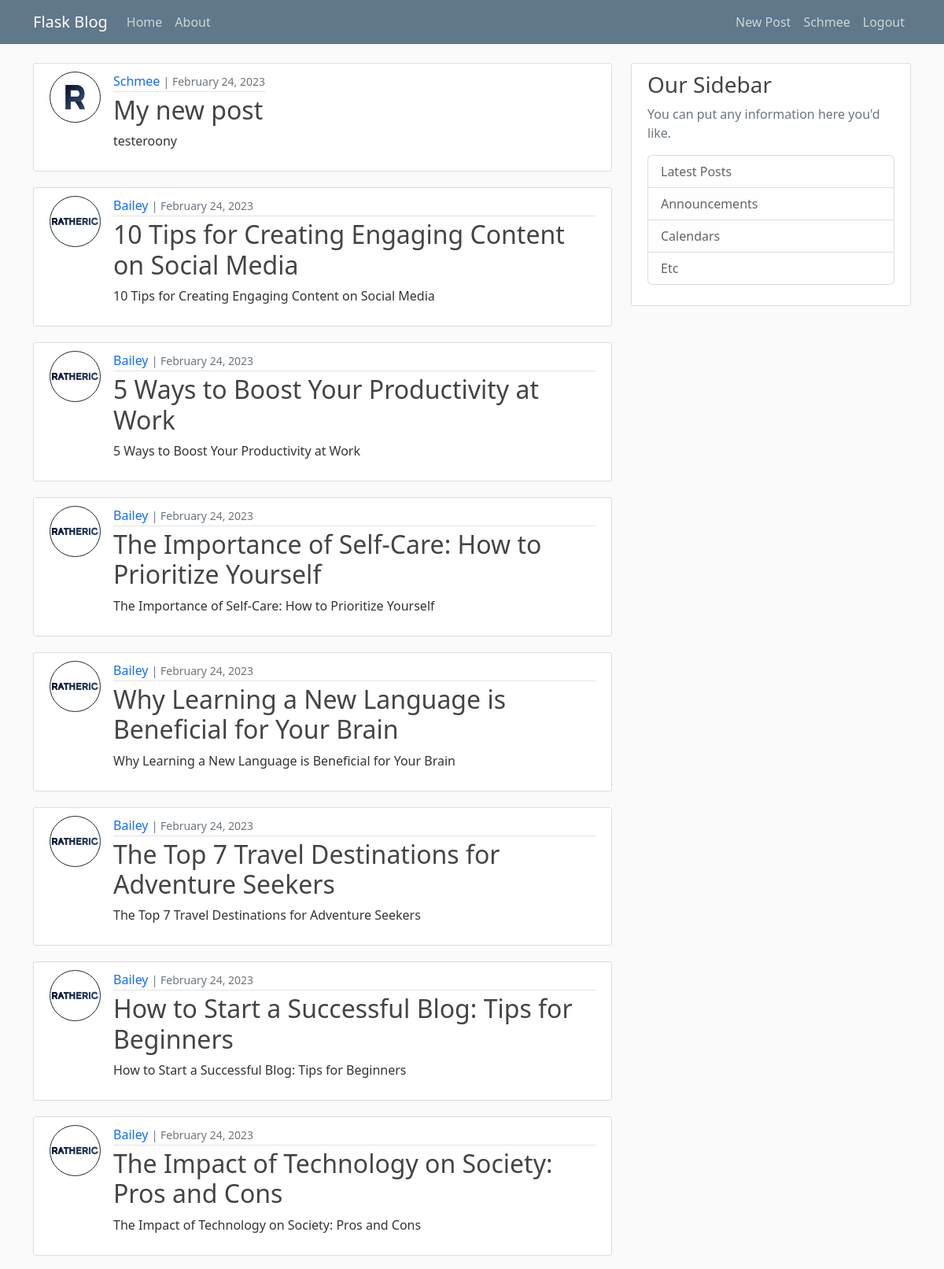
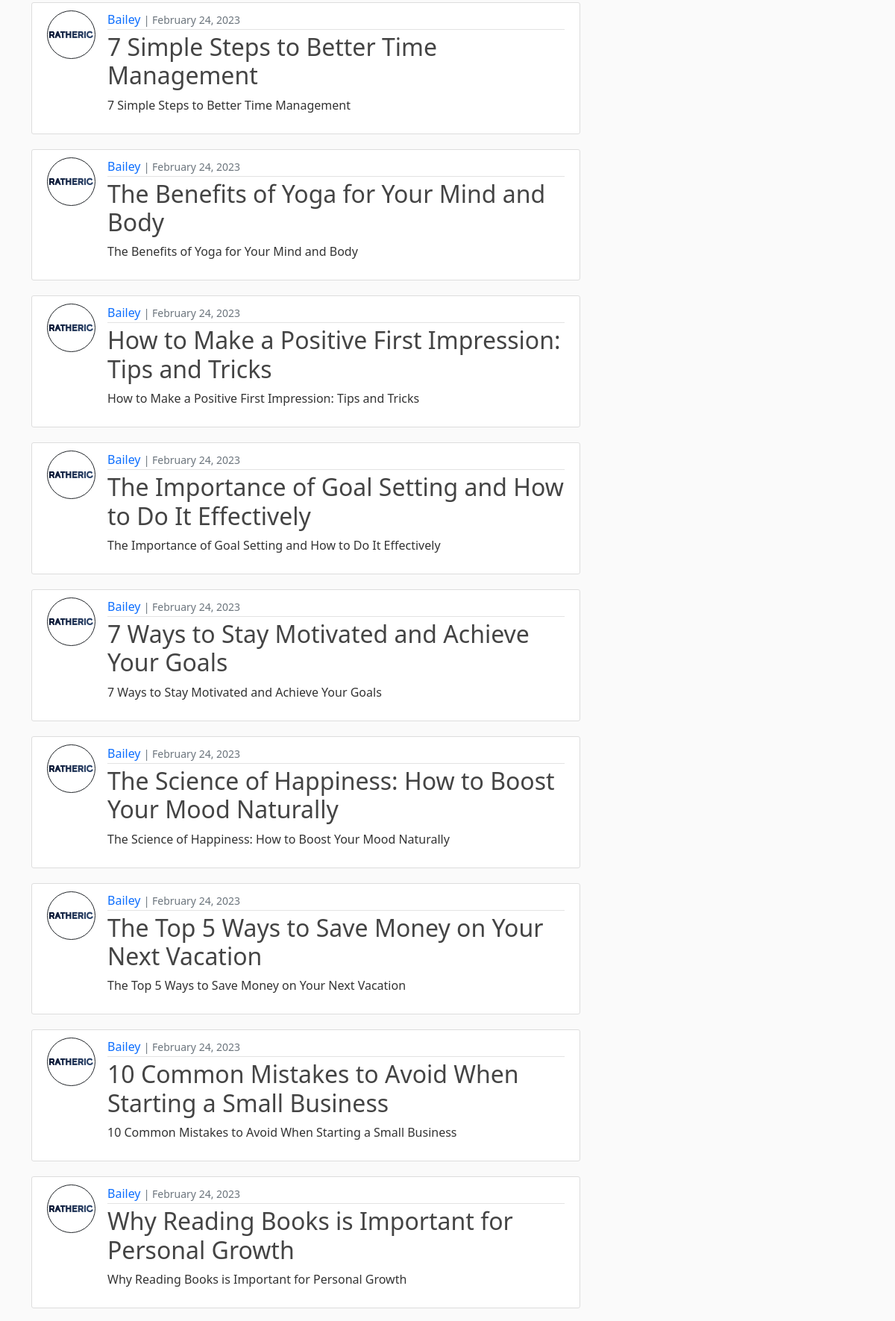
Screenshot of /home (signed in, upper part) with the database file from the repository (2 pictures, top to bottom).
### flaskblog/models.py (models this page shows, shortened)
class User(db.Model, UserMixin):
    id = db.Column(db.Integer, primary_key=True)
    username = db.Column(db.String(20), unique=True, nullable=False)
    email = db.Column(db.String(120), unique=True, nullable=False)
    image_file = db.Column(db.String(20), nullable=False, default='default.png')
    password = db.Column(db.String(60), nullable=False)
    posts = db.relationship('Post', backref='author', lazy=True)

class Post(db.Model):
    id = db.Column(db.Integer, primary_key=True)
    title = db.Column(db.String(100), nullable=False)
    date_posted = db.Column(db.DateTime, nullable=False, default=datetime.utcnow)
    content = db.Column(db.Text, nullable=False)
    user_id = db.Column(db.Integer, db.ForeignKey('user.id'), nullable=False)

### flaskblog/routes.py (the view)
@app.route("/")
@app.route("/home")
def home():
    posts = Post.query.all()
    return render_template('home.html', posts=posts)

### flaskblog/models.py (called while the page is built)
@login_manager.user_loader
def load_user(user_id):
    return User.query.get(int(user_id))

### flaskblog/templates/home.html
{% extends "layout.html" %}
{% block content %}
    {% for post in posts %}
        <article class="d-flex media content-section">
            <img class="me-3 rounded-circle article-img border border-dark" src="{{ url_for('static', filename='profile_pics/' + post.author.image_file) }}">
            <div class="media-body">
                <div class="article-metadata">
                    <a class="author-link mr-2" href="#">{{ post.author.username }}</a>
                    <small class="text-muted">| {{ post.date_posted.strftime('%B %d, %Y') }}</small>
                </div>
                <h2><a class="article-title" href="{{ url_for('post', post_id=post.id) }}">{{ post.title }}</a></h2>
                <p class="article-content">{{ post.content }}</p>
            </div>
        </article>
    {% endfor %}
{% endblock content %}

### flaskblog/templates/layout.html (shortened to what this page needs)
<!DOCTYPE html>
<html lang="en">
    <head>
        <link rel="stylesheet" href="https://cdn.jsdelivr.net/npm/bootstrap@5.2.3/dist/css/bootstrap.min.css">
        <link rel="stylesheet" type="text/css" href="{{ url_for('static', filename='main.css') }}">
    </head>
    <body>
        <header class="site-header">
            <nav class="navbar navbar-expand-md navbar-dark bg-steel fixed-top">
                <div class="container">
                    <a class="navbar-brand mr-4" href="/">Flask Blog</a>
                    <div class="collapse navbar-collapse" id="navbarToggle">
                        <div class="navbar-nav mr-auto">
                            <a class="nav-item nav-link" href="{{ url_for('home') }}">Home</a>
                            <a class="nav-item nav-link" href="{{ url_for('about') }}">About</a>
                        </div>
                        {% if current_user.is_authenticated %}
                            <div class="navbar-nav ms-auto">
                                <a class="nav-item nav-link" href="{{ url_for('new_post') }}">New Post</a>
                                <a class="nav-item nav-link" href="{{ url_for('account') }}">{{ current_user.username }}</a>
                                <a class="nav-item nav-link" href="{{ url_for('logout') }}">Logout</a>
                            </div>
                        {% else %}
                            <div class="navbar-nav ms-auto">
                                <a class="nav-item nav-link" href="{{ url_for('login') }}">Login</a>
                                <a class="nav-item nav-link" href="{{ url_for('register') }}">Register</a>
                            </div>
                        {% endif %}
                    </div>
                </div>
            </nav>
        </header>
        <main role="main" class="container">
            <div class="row">
                <div class="col-md-8">
                    {% block content %}{% endblock %}
                </div>
                <div class="col-md-4">
                    <div class="content-section">
                        <h3>Our Sidebar</h3>
                        <p class="text-muted">You can put any information here you'd like.
                            <ul class="list-group">
                                <li class="list-group-item list-group-item-light">Latest Posts</li>
                                <li class="list-group-item list-group-item-light">Announcements</li>
                                <li class="list-group-item list-group-item-light">Calendars</li>
                                <li class="list-group-item list-group-item-light">Etc</li>
                            </ul>
                        </p>
                    </div>
                </div>
            </div>
        </main>
    </body>
</html>

### flaskblog/static/main.css (style rules this page uses)
body { background: #fafafa; color: #333333; margin-top: 5rem; }
a { text-decoration: none; }
h1, h2, h3, h4, h5, h6 { color: #444444; }
.bg-steel { background-color: #5f788a; }
.site-header .navbar-nav .nav-link { color: #cbd5db; }
.author-link { text-decoration: none; transition: 0.15s ease color; }
.content-section { background: #ffffff; padding: 10px 20px; border: 1px solid #dddddd; border-radius: 3px; margin-bottom: 20px; }
.article-title { color: #444444; text-decoration: none; transition: 0.15s ease color; }
.article-content { white-space: pre-line; }
.article-img { height: 65px; width: 65px; margin-right: 16px; }
.article-metadata { padding-bottom: 1px; margin-bottom: 4px; border-bottom: 1px solid #e3e3e3 }

### rows the page displays
User: username "Schmee"
Post: image_file (picture), author.username "Schmee", date_posted "February 24, 2023", title "My new post", content "testeroony"
Post: image_file (picture), author.username "Bailey", date_posted "February 24, 2023", title "10 Tips for Creating Engaging Content on Social Media", content "10 Tips for Creating Engaging Content on Social Media"
Post: image_file (picture), author.username "Bailey", date_posted "February 24, 2023", title "5 Ways to Boost Your Productivity at Work", content "5 Ways to Boost Your Productivity at Work"
Post: image_file (picture), author.username "Bailey", date_posted "February 24, 2023", title "The Importance of Self-Care: How to Prioritize Yourself", content "The Importance of Self-Care: How to Prioritize Yourself"
Post: image_file (picture), author.username "Bailey", date_posted "February 24, 2023", title "Why Learning a New Language is Beneficial for Your Brain", content "Why Learning a New Language is Beneficial for Your Brain"
Post: image_file (picture), author.username "Bailey", date_posted "February 24, 2023", title "The Top 7 Travel Destinations for Adventure Seekers", content "The Top 7 Travel Destinations for Adventure Seekers"
Post: image_file (picture), author.username "Bailey", date_posted "February 24, 2023", title "How to Start a Successful Blog: Tips for Beginners", content "How to Start a Successful Blog: Tips for Beginners"
Post: image_file (picture), author.username "Bailey", date_posted "February 24, 2023", title "The Impact of Technology on Society: Pros and Cons", content "The Impact of Technology on Society: Pros and Cons"
Post: image_file (picture), author.username "Bailey", date_posted "February 24, 2023", title "7 Simple Steps to Better Time Management", content "7 Simple Steps to Better Time Management"
Post: image_file (picture), author.username "Bailey", date_posted "February 24, 2023", title "The Benefits of Yoga for Your Mind and Body", content "The Benefits of Yoga for Your Mind and Body"
Post: image_file (picture), author.username "Bailey", date_posted "February 24, 2023", title "How to Make a Positive First Impression: Tips and Tricks", content "How to Make a Positive First Impression: Tips and Tricks"
Post: image_file (picture), author.username "Bailey", date_posted "February 24, 2023", title "The Importance of Goal Setting and How to Do It Effectively", content "The Importance of Goal Setting and How to Do It Effectively"
Post: image_file (picture), author.username "Bailey", date_posted "February 24, 2023", title "7 Ways to Stay Motivated and Achieve Your Goals", content "7 Ways to Stay Motivated and Achieve Your Goals"
Post: image_file (picture), author.username "Bailey", date_posted "February 24, 2023", title "The Science of Happiness: How to Boost Your Mood Naturally", content "The Science of Happiness: How to Boost Your Mood Naturally"
Post: image_file (picture), author.username "Bailey", date_posted "February 24, 2023", title "The Top 5 Ways to Save Money on Your Next Vacation", content "The Top 5 Ways to Save Money on Your Next Vacation"
Post: image_file (picture), author.username "Bailey", date_posted "February 24, 2023", title "10 Common Mistakes to Avoid When Starting a Small Business", content "10 Common Mistakes to Avoid When Starting a Small Business"
Post: image_file (picture), author.username "Bailey", date_posted "February 24, 2023", title "Why Reading Books is Important for Personal Growth", content "Why Reading Books is Important for Personal Growth"
